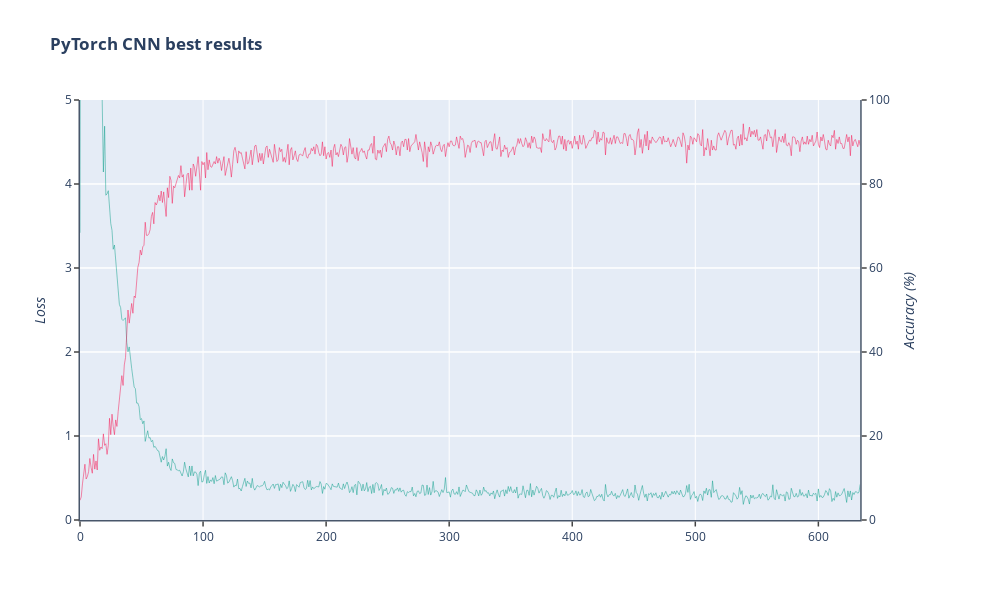

This figure's notebook cell:
### Code cell
draw_loss_acc_plot("<b>PyTorch CNN best results</b>", all_loss_lists_2[2], all_acc_lists_2[2])

### Figure 1 — Plotly figure (JSON) as saved in the notebook; plotly's stock layout.template omitted (floating-point values rounded to 4 significant figures; data arrays with more than 128 entries replaced by an {"elided": "..."} marker saying what was removed)
{"data": [{"line": {"color": "#0F9F8A", "width": 0.5}, "name": "Loss", "type": "scatter", "x": {"elided": "635 int values"}, "xaxis": "x", "y": {"elided": "635 float values"}, "yaxis": "y"}, {"line": {"color": "#F51653", "width": 0.5}, "name": "Accuracy", "type": "scatter", "x": {"elided": "635 int values"}, "xaxis": "x", "y": {"elided": "635 float values"}, "yaxis": "y2"}], "layout": {"height": 600, "showlegend": false, "title": {"text": "<b>PyTorch CNN best results</b>"}, "width": 990, "xaxis": {"anchor": "y", "domain": [0, 0.94], "linecolor": "#48566A", "linewidth": 1.5, "mirror": false, "showline": true, "ticks": "outside", "tickwidth": 1.5}, "yaxis": {"anchor": "x", "domain": [0, 1], "range": [0, 5], "ticks": "outside", "tickwidth": 1.5, "title": {"text": "<i>Loss</i>"}}, "yaxis2": {"anchor": "x", "linecolor": "#48566A", "linewidth": 1.5, "mirror": true, "overlaying": "y", "range": [0, 100], "showline": true, "side": "right", "ticks": "outside", "tickwidth": 1.5, "title": {"text": "<i>Accuracy (%)</i>"}}}}
